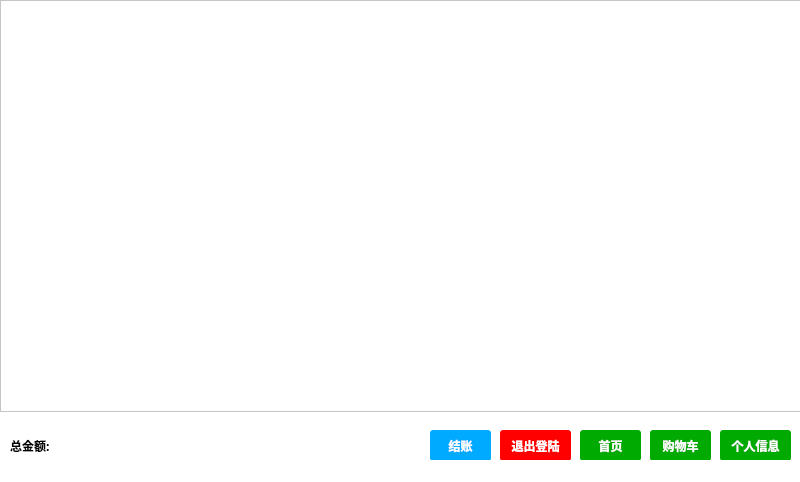
<?xml version="1.0" encoding="UTF-8"?>
<ui version="4.0">
 <class>MainWindow</class>
 <widget class="QMainWindow" name="MainWindow">
  <property name="geometry">
   <rect>
    <x>0</x>
    <y>0</y>
    <width>800</width>
    <height>482</height>
   </rect>
  </property>
  <property name="minimumSize">
   <size>
    <width>800</width>
    <height>482</height>
   </size>
  </property>
  <property name="maximumSize">
   <size>
    <width>800</width>
    <height>482</height>
   </size>
  </property>
  <property name="windowTitle">
   <string>MainWindow</string>
  </property>
  <property name="styleSheet">
   <string notr="true">background-color: white;</string>
  </property>
  <widget class="QWidget" name="centralwidget">
   <widget class="QTableView" name="tableView">
    <property name="geometry">
     <rect>
      <x>0</x>
      <y>0</y>
      <width>801</width>
      <height>412</height>
     </rect>
    </property>
    <property name="minimumSize">
     <size>
      <width>801</width>
      <height>412</height>
     </size>
    </property>
    <property name="maximumSize">
     <size>
      <width>801</width>
      <height>412</height>
     </size>
    </property>
   </widget>
   <widget class="QPushButton" name="pushButton">
    <property name="geometry">
     <rect>
      <x>650</x>
      <y>430</y>
      <width>61</width>
      <height>31</height>
     </rect>
    </property>
    <property name="font">
     <font>
      <family>微软雅黑</family>
      <weight>75</weight>
      <bold>true</bold>
     </font>
    </property>
    <property name="styleSheet">
     <string notr="true">QPushButton { background-color:rgb(0, 170, 0); color:rgb(255, 255, 255); border-radius: 3px; }</string>
    </property>
    <property name="text">
     <string>购物车</string>
    </property>
   </widget>
   <widget class="QPushButton" name="pushButton_3">
    <property name="geometry">
     <rect>
      <x>500</x>
      <y>430</y>
      <width>71</width>
      <height>31</height>
     </rect>
    </property>
    <property name="font">
     <font>
      <family>微软雅黑</family>
      <weight>75</weight>
      <bold>true</bold>
     </font>
    </property>
    <property name="styleSheet">
     <string notr="true">QPushButton { background-color:rgb(255, 0, 0); color:rgb(255, 255, 255); border-radius: 3px; }</string>
    </property>
    <property name="text">
     <string>退出登陆</string>
    </property>
   </widget>
   <widget class="QPushButton" name="pushButton_4">
    <property name="geometry">
     <rect>
      <x>580</x>
      <y>430</y>
      <width>61</width>
      <height>31</height>
     </rect>
    </property>
    <property name="font">
     <font>
      <family>微软雅黑</family>
      <weight>75</weight>
      <bold>true</bold>
     </font>
    </property>
    <property name="styleSheet">
     <string notr="true">QPushButton { background-color:rgb(0, 170, 0); color:rgb(255, 255, 255); border-radius: 3px; }</string>
    </property>
    <property name="text">
     <string>首页</string>
    </property>
   </widget>
   <widget class="QPushButton" name="pushButton_2">
    <property name="geometry">
     <rect>
      <x>720</x>
      <y>430</y>
      <width>71</width>
      <height>31</height>
     </rect>
    </property>
    <property name="font">
     <font>
      <family>微软雅黑</family>
      <weight>75</weight>
      <bold>true</bold>
     </font>
    </property>
    <property name="styleSheet">
     <string notr="true">QPushButton { background-color:rgb(0, 170, 0); color:rgb(255, 255, 255); border-radius: 3px; }</string>
    </property>
    <property name="text">
     <string>个人信息</string>
    </property>
   </widget>
   <widget class="QLabel" name="label">
    <property name="geometry">
     <rect>
      <x>10</x>
      <y>430</y>
      <width>151</width>
      <height>31</height>
     </rect>
    </property>
    <property name="font">
     <font>
      <family>微软雅黑</family>
      <weight>75</weight>
      <bold>true</bold>
     </font>
    </property>
    <property name="text">
     <string>总金额:</string>
    </property>
   </widget>
   <widget class="QPushButton" name="pushButton_5">
    <property name="geometry">
     <rect>
      <x>430</x>
      <y>430</y>
      <width>61</width>
      <height>31</height>
     </rect>
    </property>
    <property name="font">
     <font>
      <family>微软雅黑</family>
      <weight>75</weight>
      <bold>true</bold>
     </font>
    </property>
    <property name="styleSheet">
     <string notr="true">QPushButton { background-color:rgb(0, 170, 255); color:rgb(255, 255, 255); border-radius: 3px; }</string>
    </property>
    <property name="text">
     <string>结账</string>
    </property>
   </widget>
  </widget>
  <widget class="QStatusBar" name="statusbar"/>
 </widget>
 <resources/>
 <connections/>
</ui>
